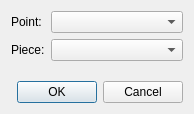
<?xml version="1.0" encoding="UTF-8"?>
<ui version="4.0">
 <class>DialogPin</class>
 <widget class="QDialog" name="DialogPin">
  <property name="geometry">
   <rect>
    <x>0</x>
    <y>0</y>
    <width>194</width>
    <height>114</height>
   </rect>
  </property>
  <property name="windowTitle">
   <string>Pin</string>
  </property>
  <property name="windowIcon">
   <iconset resource="../../../../vmisc/share/resources/icon.qrc">
    <normaloff>:/icon/64x64/icon64x64.png</normaloff>:/icon/64x64/icon64x64.png</iconset>
  </property>
  <property name="toolTip">
   <string>Pin tool</string>
  </property>
  <layout class="QVBoxLayout" name="verticalLayout">
   <item>
    <layout class="QFormLayout" name="formLayout">
     <item row="0" column="0">
      <widget class="QLabel" name="labelPoint">
       <property name="text">
        <string>Point:</string>
       </property>
      </widget>
     </item>
     <item row="0" column="1">
      <widget class="QComboBox" name="comboBoxPoint"/>
     </item>
     <item row="1" column="0">
      <widget class="QLabel" name="labelPiece">
       <property name="text">
        <string>Piece:</string>
       </property>
      </widget>
     </item>
     <item row="1" column="1">
      <widget class="QComboBox" name="comboBoxPiece"/>
     </item>
    </layout>
   </item>
   <item>
    <widget class="QDialogButtonBox" name="buttonBox">
     <property name="orientation">
      <enum>Qt::Horizontal</enum>
     </property>
     <property name="standardButtons">
      <set>QDialogButtonBox::Cancel|QDialogButtonBox::Ok</set>
     </property>
    </widget>
   </item>
  </layout>
 </widget>
 <tabstops>
  <tabstop>comboBoxPoint</tabstop>
  <tabstop>comboBoxPiece</tabstop>
 </tabstops>
 <resources>
  <include location="../../../../vmisc/share/resources/icon.qrc"/>
 </resources>
 <connections>
  <connection>
   <sender>buttonBox</sender>
   <signal>accepted()</signal>
   <receiver>DialogPin</receiver>
   <slot>accept()</slot>
   <hints>
    <hint type="sourcelabel">
     <x>184</x>
     <y>104</y>
    </hint>
    <hint type="destinationlabel">
     <x>157</x>
     <y>274</y>
    </hint>
   </hints>
  </connection>
  <connection>
   <sender>buttonBox</sender>
   <signal>rejected()</signal>
   <receiver>DialogPin</receiver>
   <slot>reject()</slot>
   <hints>
    <hint type="sourcelabel">
     <x>184</x>
     <y>104</y>
    </hint>
    <hint type="destinationlabel">
     <x>286</x>
     <y>274</y>
    </hint>
   </hints>
  </connection>
 </connections>
</ui>
